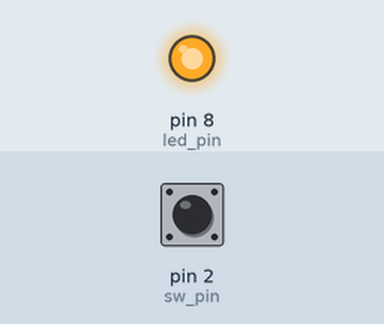
The sketch below on a simulated Arduino Uno, built with avr-gcc and run on an emulated ATmega328P. Shown: output pins drawn as LEDs (lit = HIGH). The inputs (shaded band) are chosen by the test bench; at power-on: pin 2 (sw_pin) HIGH.

Above: at 1.2 s.
1.3 s: pin 2 (sw_pin) pulled LOW for 0.15 s
At 2.4 s:
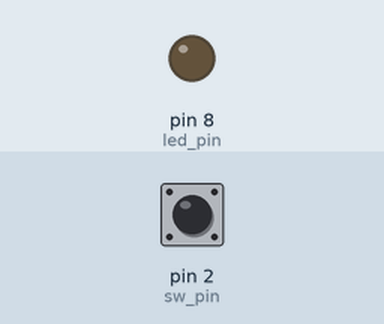
2.9 s: pin 2 (sw_pin) pulled LOW for 1 s
At 3.6 s:
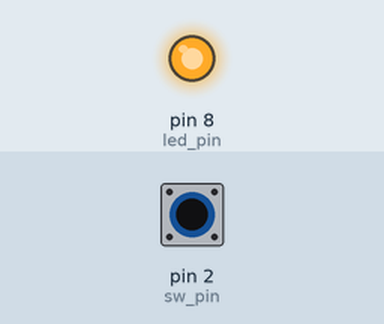
5.4 s: pin 2 (sw_pin) pulled LOW for 3.2 s
At 6.7 s:
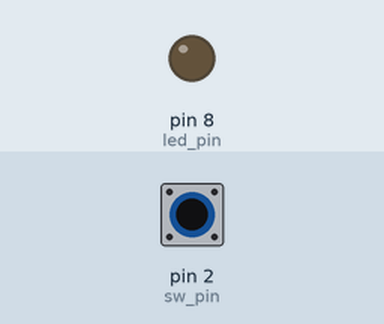
Timing chart, 0 to 8.4 s (numbered marks = the images above; inputs shaded):
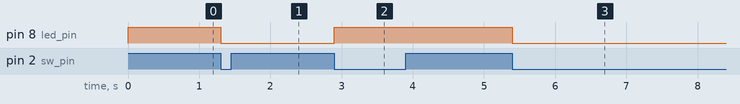

The sketch:

app.ino
```cpp
// Switch 눌려질 때마다 LED on/off 점멸(외부 인터럽트 사용)
const int sw_pin = 2;           // 스위치 연결핀(INT1 핀)
const int led_pin = 8;          // LED 연결핀
volatile boolean led_st = HIGH; // LED 초기 상태(OFF)
volatile unsigned long t1, t2;
// 외부 인터럽트1 처리 함수
void flash(void)
{
    // 채터링 체크 : 200ms 이내에 스위치가 또 눌려진 상태이면 무시
    t2 = millis(); // 현재 시간 저장
    // 인터럽트 시간 간격 체크
    if ((t2 - t1) < 200)
        return; // 200ms 보다 작으면 무시
    else
        t1 = t2; // 인터럽트 발생 시간 갱신

    led_st = !led_st;              // LED 상태 반전
    digitalWrite(led_pin, led_st); // LED 상태 반전 출력
}
void setup()
{
    pinMode(sw_pin, INPUT_PULLUP);
    // 외부 인터럽트 설정
    // attachInterrupt(1, flash, FALLING);
    attachInterrupt(digitalPinToInterrupt(sw_pin), flash, FALLING);
    pinMode(led_pin, OUTPUT);      // LED 연결핀 출력 설정
    digitalWrite(led_pin, led_st); // LED 초기상태 출력

    t1 = millis(); // 프로그램 시작 시간 저장
}
void loop() {}
```

Measured:
- after the input at 1.3 s, pin 8 (led_pin): HIGH → LOW at once
- after the input at 2.9 s, pin 8 (led_pin): LOW → HIGH at once
- after the input at 5.4 s, pin 8 (led_pin): HIGH → LOW at once
